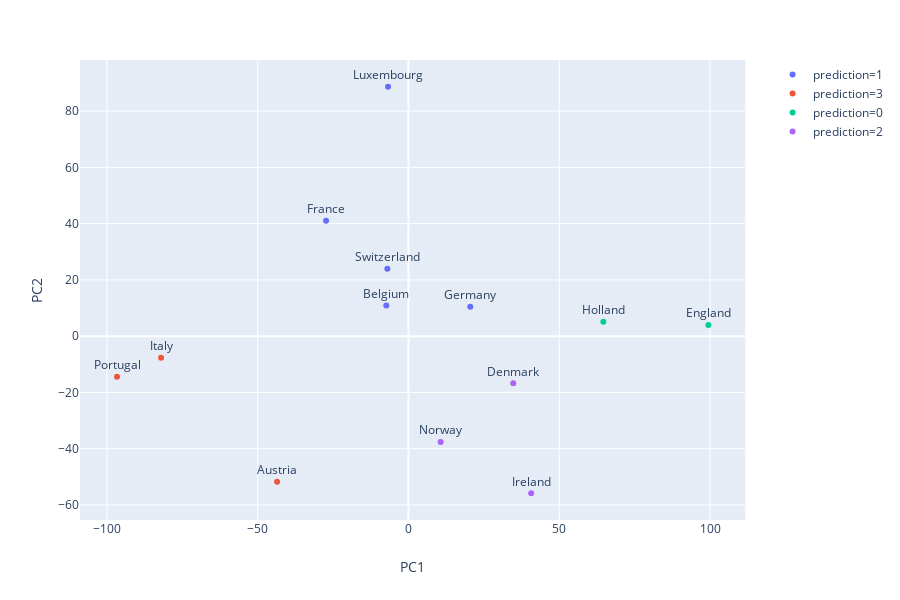

The cell this chart's notebook holds for it:
### Code cell
from sklearn import  decomposition
from sklearn.preprocessing import StandardScaler


food  = pd.read_csv("/home/zhang/Desktop/ISYE6740/HW2/food-consumption.csv")

# drop Sweden, Finland and Spain
remove = ['Sweden', "Finland", "Spain"]
food = food.loc[-food["Country"].isin(remove),:]
food_list = food.columns[1::]

# store all countries' name
Country = food["Country"]

# minors the mean for each column.
#food = food[food.columns.difference(['Country'])] - np.mean(food[food.columns.difference(['Country'])], axis=0)
food= pd.DataFrame(StandardScaler(with_std=False).fit_transform(food.drop(axis=1,columns="Country")))

PCA = decomposition.PCA()
PCA_result = PCA.fit_transform(food)
new_data = pd.DataFrame(data={"Country":Country, "PC1":PCA_result[:,0], "PC2":PCA_result[:,1]}).reset_index()
K_mean = KMeans(n_clusters=4).fit(PCA_result)
new_data["prediction"] = K_means.labels_.astype(object)


n=20
coeff = PCA.components_[0:2,:].transpose()
p1 = sns.regplot(x='PC1',y='PC2', data=new_data,fit_reg=False)
for i in range(n):
        plt.arrow(0, 0, coeff[i,0]*200, coeff[i,1]*200,color = 'r',alpha = 0.5)
        p1.text(coeff[i,0]*200, coeff[i,1]*200, food_list[i], color = 'g', ha = 'center', va = 'center')
for line in range(0,new_data.shape[0]):
    p1.text(new_data.PC1[line]+0.1, new_data.PC2[line]+0.1, new_data.Country[line], horizontalalignment='left', size='medium', color='black')

plt.show()


p2  = px.scatter(new_data, x='PC1',y='PC2',text="Country", color="prediction")
p2.update_traces(textposition='top center')
p2.show()

### Figure 1 — Plotly figure (JSON) as saved in the notebook; plotly's stock layout.template omitted (floating-point values rounded to 4 significant figures)
{"data": [{"hoverlabel": {"namelength": 0}, "hovertemplate": "prediction=1<br>PC1=%{x}<br>PC2=%{y}<br>Country=%{text}", "legendgroup": "prediction=1", "marker": {"color": "#636efa", "symbol": "circle"}, "mode": "markers+text", "name": "prediction=1", "showlegend": true, "text": ["Germany", "France", "Belgium", "Luxembourg", "Switzerland"], "textposition": "top center", "type": "scatter", "x": [20.5, -27.32, -7.343, -6.766, -7.008], "xaxis": "x", "y": [10.45, 41.01, 10.89, 88.67, 23.97], "yaxis": "y"}, {"hoverlabel": {"namelength": 0}, "hovertemplate": "prediction=3<br>PC1=%{x}<br>PC2=%{y}<br>Country=%{text}", "legendgroup": "prediction=3", "marker": {"color": "#EF553B", "symbol": "circle"}, "mode": "markers+text", "name": "prediction=3", "showlegend": true, "text": ["Italy", "Portugal", "Austria"], "textposition": "top center", "type": "scatter", "x": [-82.05, -96.64, -43.56], "xaxis": "x", "y": [-7.693, -14.42, -51.76], "yaxis": "y"}, {"hoverlabel": {"namelength": 0}, "hovertemplate": "prediction=0<br>PC1=%{x}<br>PC2=%{y}<br>Country=%{text}", "legendgroup": "prediction=0", "marker": {"color": "#00cc96", "symbol": "circle"}, "mode": "markers+text", "name": "prediction=0", "showlegend": true, "text": ["Holland", "England"], "textposition": "top center", "type": "scatter", "x": [64.62, 99.46], "xaxis": "x", "y": [5.156, 3.998], "yaxis": "y"}, {"hoverlabel": {"namelength": 0}, "hovertemplate": "prediction=2<br>PC1=%{x}<br>PC2=%{y}<br>Country=%{text}", "legendgroup": "prediction=2", "marker": {"color": "#ab63fa", "symbol": "circle"}, "mode": "markers+text", "name": "prediction=2", "showlegend": true, "text": ["Denmark", "Norway", "Ireland"], "textposition": "top center", "type": "scatter", "x": [34.75, 10.66, 40.69], "xaxis": "x", "y": [-16.76, -37.67, -55.85], "yaxis": "y"}], "layout": {"height": 600, "legend": {"tracegroupgap": 0}, "margin": {"t": 60}, "xaxis": {"anchor": "y", "domain": [0, 0.98], "title": {"text": "PC1"}}, "yaxis": {"anchor": "x", "domain": [0, 1], "title": {"text": "PC2"}}}}
